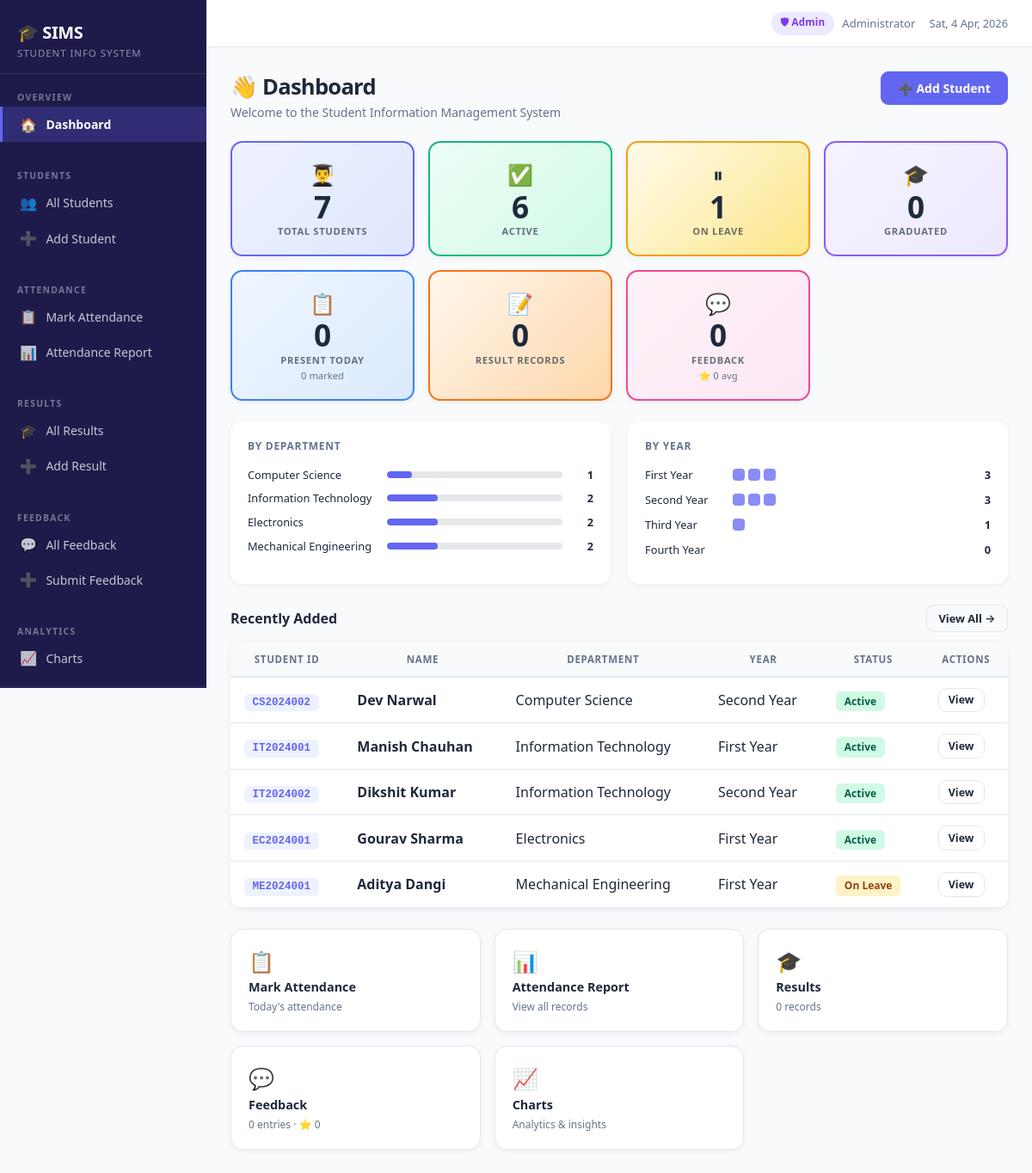
The page / (signed in) on the database its author committed.
### tables this page shows
CREATE TABLE students (
                id          INTEGER PRIMARY KEY AUTOINCREMENT,
                student_id  TEXT UNIQUE NOT NULL,
                name        TEXT NOT NULL,
                email       TEXT,
                dob         TEXT,
                gender      TEXT,
                department  TEXT NOT NULL,
                year        TEXT NOT NULL,
                status      TEXT DEFAULT 'Active',
                address     TEXT,
                enroll_date TEXT,
                created_at  TIMESTAMP DEFAULT CURRENT_TIMESTAMP
            );

### app.py (the view)
@app.route('/')
@admin_required
def dashboard():
    with get_db() as conn:
        total   = conn.execute('SELECT COUNT(*) FROM students').fetchone()[0]
        active  = conn.execute("SELECT COUNT(*) FROM students WHERE status='Active'").fetchone()[0]
        grad    = conn.execute("SELECT COUNT(*) FROM students WHERE status='Graduated'").fetchone()[0]
        leave   = conn.execute("SELECT COUNT(*) FROM students WHERE status='On Leave'").fetchone()[0]
        dept_counts = {d: conn.execute('SELECT COUNT(*) FROM students WHERE department=?', (d,)).fetchone()[0]
                       for d in DEPARTMENTS}
        year_counts = {y: conn.execute('SELECT COUNT(*) FROM students WHERE year=?', (y,)).fetchone()[0]
                       for y in YEARS}
        recent  = conn.execute('SELECT * FROM students ORDER BY created_at DESC LIMIT 5').fetchall()
        today   = date.today().isoformat()
        att_today     = conn.execute('SELECT COUNT(*) FROM attendance WHERE date=?', (today,)).fetchone()[0]
        present_today = conn.execute("SELECT COUNT(*) FROM attendance WHERE date=? AND status='Present'", (today,)).fetchone()[0]
        results_count = conn.execute('SELECT COUNT(*) FROM results').fetchone()[0]
        feedback_count= conn.execute('SELECT COUNT(*) FROM feedback').fetchone()[0]
        avg_r         = conn.execute('SELECT AVG(rating) FROM feedback').fetchone()[0]
        avg_rating    = round(avg_r, 1) if avg_r else 0
    return render_template('dashboard.html',
        total=total, active=active, grad=grad, leave=leave,
        dept_counts=dept_counts, year_counts=year_counts, recent=recent,
        departments=DEPARTMENTS, years=YEARS,
        att_today=att_today, present_today=present_today,
        results_count=results_count, today=today,
        feedback_count=feedback_count, avg_rating=avg_rating)

### app.py (called while the page is built)
def get_db():
    conn = sqlite3.connect(DB)
    conn.row_factory = sqlite3.Row
    return conn

def admin_required(f):
    @wraps(f)
    def decorated(*args, **kwargs):
        if 'user_id' not in session:
            flash('Please log in to access this page.', 'error')
            return redirect(url_for('login', next=request.path))
        if session.get('role') != 'admin':
            flash('Access denied — admin only.', 'error')
            return redirect(url_for('student_dashboard'))
        return f(*args, **kwargs)
    return decorated

### templates/dashboard.html (shortened to what this page needs)
{% extends "base.html" %}
{% block content %}
<div class="page-header">
  <div>
    <h1 class="page-title">👋 Dashboard</h1>
    <p class="page-sub">Welcome to the Student Information Management System</p>
  </div>
  <a href="{{ url_for('add_student') }}" class="btn btn-primary">➕ Add Student</a>
</div>
<div class="stats-grid">
  <div class="stat-card stat-total">
    <div class="stat-icon">👨‍🎓</div>
    <div class="stat-val">{{ total }}</div>
    <div class="stat-lbl">Total Students</div>
  </div>
  <div class="stat-card stat-active">
    <div class="stat-icon">✅</div>
    <div class="stat-val">{{ active }}</div>
    <div class="stat-lbl">Active</div>
  </div>
  <div class="stat-card stat-leave">
    <div class="stat-icon">⏸</div>
    <div class="stat-val">{{ leave }}</div>
    <div class="stat-lbl">On Leave</div>
  </div>
  <div class="stat-card stat-grad">
    <div class="stat-icon">🎓</div>
    <div class="stat-val">{{ grad }}</div>
    <div class="stat-lbl">Graduated</div>
  </div>
  <div class="stat-card stat-att">
    <div class="stat-icon">📋</div>
    <div class="stat-val">{{ present_today }}</div>
    <div class="stat-lbl">Present Today</div>
    <div class="stat-sub">{{ att_today }} marked</div>
  </div>
  <div class="stat-card stat-results">
    <div class="stat-icon">📝</div>
    <div class="stat-val">{{ results_count }}</div>
    <div class="stat-lbl">Result Records</div>
  </div>
  <div class="stat-card stat-feedback">
    <div class="stat-icon">💬</div>
    <div class="stat-val">{{ feedback_count }}</div>
    <div class="stat-lbl">Feedback</div>
    <div class="stat-sub">⭐ {{ avg_rating }} avg</div>
  </div>
</div>
<div class="dash-grid">
  <div class="dash-card">
    <h3 class="card-title">By Department</h3>
    {% for dept, count in dept_counts.items() %}
    {% if count > 0 %}
    <div class="dept-bar-row">
      <span class="dept-name">{{ dept }}</span>
      <div class="dept-bar-bg">
        <div class="dept-bar" style="width:{{ (count/total*100)|round|int if total>0 else 0 }}%"></div>
      </div>
      <span class="dept-count">{{ count }}</span>
    </div>
    {% endif %}
    {% endfor %}
  </div>
  <div class="dash-card">
    <h3 class="card-title">By Year</h3>
    {% for year, count in year_counts.items() %}
    <div class="year-row">
      <span class="year-label">{{ year }}</span>
      <div class="year-dots">
        {% for i in range([count,10]|min) %}<span class="dot"></span>{% endfor %}
      </div>
      <span class="year-count">{{ count }}</span>
    </div>
    {% endfor %}
  </div>
</div>
<div class="section-head">
  <h3 class="section-title">Recently Added</h3>
  <a href="{{ url_for('view_students') }}" class="btn btn-outline" style="font-size:.8rem;padding:.35rem .85rem">View All →</a>
</div>
<div class="table-wrap">
  <table class="data-table">
    <thead>
      <tr><th>Student ID</th><th>Name</th><th>Department</th><th>Year</th><th>Status</th><th>Actions</th></tr>
    </thead>
    <tbody>
      {% for s in recent %}
      <tr>
        <td><span class="sid-badge">{{ s.student_id }}</span></td>
        <td style="font-weight:600">{{ s.name }}</td>
        <td>{{ s.department }}</td>
        <td>{{ s.year }}</td>
        <td><span class="status-chip s-{{ s.status|lower|replace(' ','-') }}">{{ s.status }}</span></td>
        <td>
          <a href="{{ url_for('student_detail', sid=s.id) }}" class="btn btn-outline" style="font-size:.78rem;padding:.3rem .7rem">View</a>
        </td>
      </tr>
      {% endfor %}
    </tbody>
  </table>
</div>
<div class="quick-links">
  <a href="{{ url_for('attendance') }}" class="ql-card">
    <span class="ql-icon">📋</span>
    <span class="ql-label">Mark Attendance</span>
    <span class="ql-sub">Today's attendance</span>
  </a>
  <a href="{{ url_for('attendance_report') }}" class="ql-card">
    <span class="ql-icon">📊</span>
    <span class="ql-label">Attendance Report</span>
    <span class="ql-sub">View all records</span>
  </a>
  <a href="{{ url_for('results') }}" class="ql-card">
    <span class="ql-icon">🎓</span>
    <span class="ql-label">Results</span>
    <span class="ql-sub">{{ results_count }} records</span>
  </a>
  <a href="{{ url_for('feedback') }}" class="ql-card">
    <span class="ql-icon">💬</span>
    <span class="ql-label">Feedback</span>
    <span class="ql-sub">{{ feedback_count }} entries · ⭐ {{ avg_rating }}</span>
  </a>
  <a href="{{ url_for('charts') }}" class="ql-card">
    <span class="ql-icon">📈</span>
    <span class="ql-label">Charts</span>
    <span class="ql-sub">Analytics & insights</span>
  </a>
</div>
{% endblock %}

### rows shown on the page
students: year "First Year", id "3", student_id "IT2024001", name "Manish Chauhan", department "Information Technology", status "Active"
students: student_id "CS2024002", name "Dev Narwal", department "Computer Science", year "Second Year", status "Active"
students: student_id "IT2024002", name "Dikshit Kumar", department "Information Technology", year "Second Year", status "Active"
students: student_id "EC2024001", name "Gourav Sharma", department "Electronics", year "First Year", status "Active"
students: student_id "ME2024001", name "Aditya Dangi", department "Mechanical Engineering", year "First Year", status "On Leave"

### other values the page prints
{{ session.get('display_name', '') }} "Administrator"
{{ total }} "7"
{{ active }} "6"
{{ leave }} "1"
{{ grad }} "0"
{{ present_today }} "0"
{{ att_today }} "0"
{{ results_count }} "0"
{{ feedback_count }} "0"
{{ avg_rating }} "0"
{{ dept }} "Computer Science" "Information Technology" "Electronics" "Mechanical Engineering"
{{ count }} "1" "2" "2" "2"
{{ year }} "Second Year" "Third Year" "Fourth Year"
{{ count }} "3" "1" "0"
